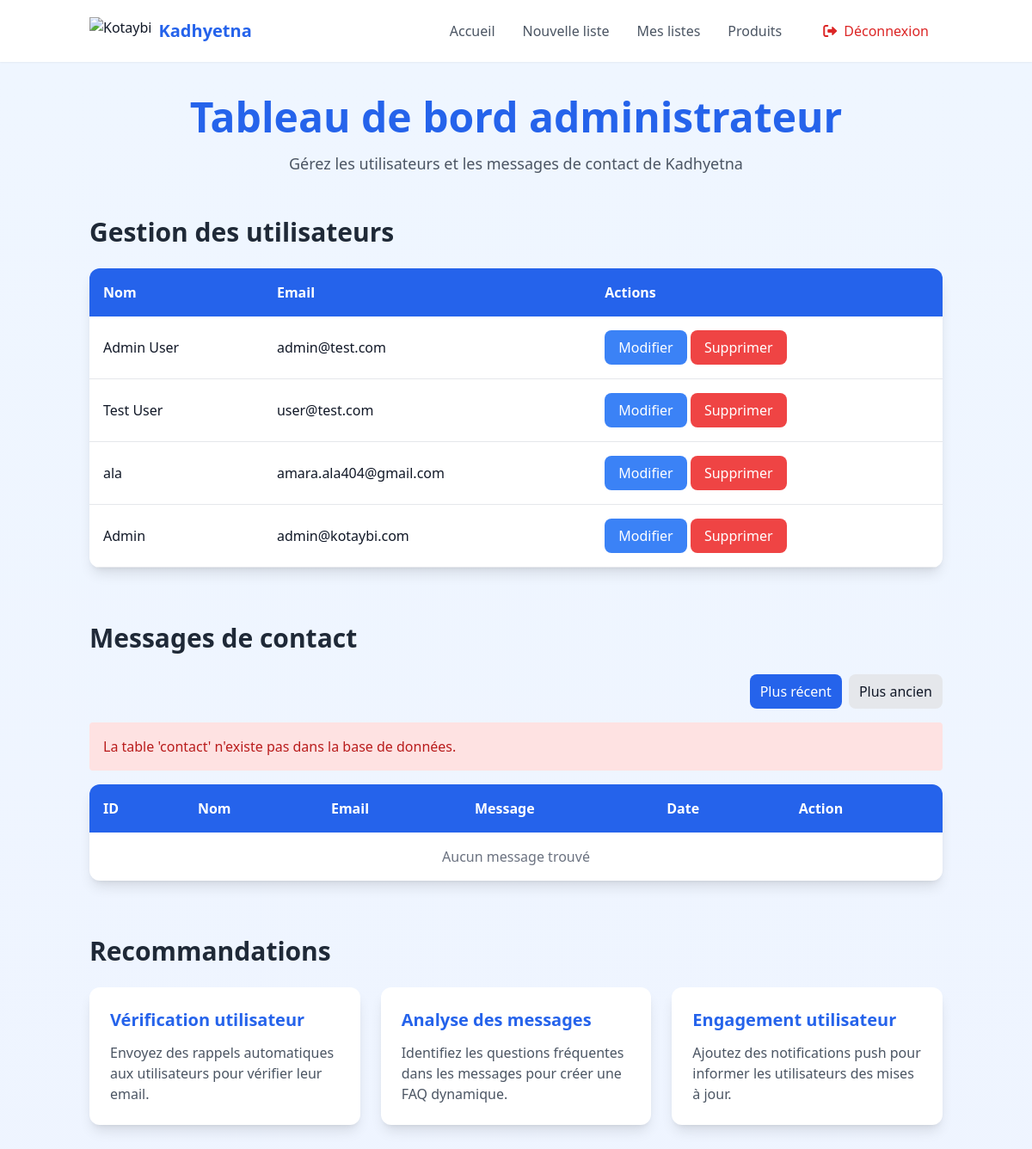
/dashboard.php (signed in), run on the app's committed database.
### tables this page shows
CREATE TABLE IF NOT EXISTS `utilisateurs` (
  `id_user` int(11) NOT NULL AUTO_INCREMENT,
  `nom` varchar(100) NOT NULL,
  `email` varchar(255) NOT NULL,
  `mot_de_passe` varchar(255) NOT NULL,
  `role` enum('admin','user') NOT NULL DEFAULT 'user',
  `date_creation` timestamp NOT NULL DEFAULT CURRENT_TIMESTAMP,
  PRIMARY KEY (`id_user`),
  UNIQUE KEY `email` (`email`)
);

### dashboard.php (the view, shortened to what this page needs)
<?php
include 'includes/config.php';
include 'includes/header.php';
$stmt = $pdo->query("SELECT id_user, nom, email FROM utilisateurs ORDER BY id_user DESC");
$users = $stmt->fetchAll(PDO::FETCH_ASSOC);
?>
<main class="min-h-screen bg-gradient-to-b from-blue-50 to-indigo-50 py-10">
    <div class="container mx-auto px-4">
        <div class="mb-12 text-center">
            <h1 class="text-4xl md:text-5xl font-bold text-blue-600 animate-fadeIn">
                Tableau de bord administrateur
            </h1>
            <p class="mt-4 text-lg text-gray-600">
                Gérez les utilisateurs et les messages de contact de Kadhyetna
            </p>
        </div>
        <section class="mb-16">
            <h2 class="mb-6 text-3xl font-bold text-gray-800">Gestion des utilisateurs</h2>
            <div class="overflow-x-auto bg-white rounded-xl shadow-lg">
                <table class="w-full text-left">
                    <thead class="bg-blue-600 text-white">
                        <tr>
                            <th class="p-4">Nom</th>
                            <th class="p-4">Email</th>
                            <th class="p-4">Actions</th>
                        </tr>
                    </thead>
                    <tbody>
                        <?php foreach ($users as $user): ?>
                            <tr class="border-b hover:bg-gray-50 transition duration-200">
                                <td class="p-4"><?php echo htmlspecialchars($user['nom'], ENT_QUOTES, 'UTF-8'); ?></td>
                                <td class="p-4"><?php echo htmlspecialchars($user['email'], ENT_QUOTES, 'UTF-8'); ?></td>
                                <td class="p-4">
                                    <a href="edit_user.php?id=<?php echo $user['id_user']; ?>" class="inline-block px-4 py-2 text-white bg-blue-500 hover:bg-blue-600 rounded-lg transition transform hover:scale-105">Modifier</a>
                                    <a href="admin_dashboard.php?delete_user=<?php echo $user['id_user']; ?>" onclick="return confirm('Voulez-vous vraiment supprimer cet utilisateur ?');" class="inline-block px-4 py-2 text-white bg-red-500 hover:bg-red-600 rounded-lg transition transform hover:scale-105">Supprimer</a>
                                </td>
                            </tr>
                        <?php endforeach; ?>
                    </tbody>
                </table>
            </div>
        </section>
      <?php include 'aff_contact.php'; ?>
        <section class="mb-16">
            <h2 class="mb-6 text-3xl font-bold text-gray-800">Recommandations</h2>
            <div class="grid grid-cols-1 md:grid-cols-2 lg:grid-cols-3 gap-6">
                <div class="p-6 bg-white rounded-xl shadow-lg transform transition duration-500 hover:scale-105 wow fadeInUp" data-wow-delay=".1s">
                    <h3 class="mb-3 text-xl font-bold text-blue-600">Vérification utilisateur</h3>
                    <p class="text-gray-600">
                        Envoyez des rappels automatiques aux utilisateurs pour vérifier leur email.
                    </p>
                </div>
                <div class="p-6 bg-white rounded-xl shadow-lg transform transition duration-500 hover:scale-105 wow fadeInUp" data-wow-delay=".2s">
                    <h3 class="mb-3 text-xl font-bold text-blue-600">Analyse des messages</h3>
                    <p class="text-gray-600">
                        Identifiez les questions fréquentes dans les messages pour créer une FAQ dynamique.
                    </p>
                </div>
                <div class="p-6 bg-white rounded-xl shadow-lg transform transition duration-500 hover:scale-105 wow fadeInUp" data-wow-delay=".3s">
                    <h3 class="mb-3 text-xl font-bold text-blue-600">Engagement utilisateur</h3>
                    <p class="text-gray-600">
                        Ajoutez des notifications push pour informer les utilisateurs des mises à jour.
                    </p>
                </div>
            </div>
        </section>
    </div>
</main>
<?php include 'includes/footer.php'; ?>

### includes/header.php (shortened to what this page needs)
<?php
$current_page = basename($_SERVER['PHP_SELF']);
?>
<!DOCTYPE html>
<html lang="fr" class="scroll-smooth">
<head>
    <script src="https://cdn.tailwindcss.com"></script>
    <link rel="stylesheet" href="https://cdnjs.cloudflare.com/ajax/libs/font-awesome/6.0.0/css/all.min.css">
    <link href="../assets/css/style.css" rel="stylesheet">
    <link rel="stylesheet" href="https://cdnjs.cloudflare.com/ajax/libs/animate.css/4.1.1/animate.min.css"/>
</head>
<body class="font-sans antialiased text-gray-900">
    <header class="bg-white shadow-sm sticky top-0 z-50">
        <div class="container mx-auto px-4 py-4">
            <div class="flex justify-between items-center">
                <a href="<?php echo isset($_SESSION['user_id']) ? 'user_dashboard.php' : 'index.php'; ?>" class="flex items-center">
                    <img src="assets/images/logo.png" alt="Kotaybi" class="h-8">
                    <span class="ml-2 text-xl font-bold text-blue-600">Kadhyetna</span>
                </a>
                <nav class="hidden md:flex items-center space-x-8">
                    <?php if (isset($_SESSION['user_id'])): ?>
                        <a href="user_dashboard.php" class="<?= $current_page === 'user_dashboard.php' ? 'text-blue-600 font-medium' : 'text-gray-600 hover:text-blue-600' ?> transition duration-200">Accueil</a>
                        <a href="add_course.php" class="<?= $current_page === 'add_course.php' ? 'text-blue-600 font-medium' : 'text-gray-600 hover:text-blue-600' ?> transition duration-200">Nouvelle liste</a>
                        <a href="view_lists.php" class="<?= $current_page === 'view_lists.php' ? 'text-blue-600 font-medium' : 'text-gray-600 hover:text-blue-600' ?> transition duration-200">Mes listes</a>
                        <a href="products.php" class="<?= $current_page === 'products.php' ? 'text-blue-600 font-medium' : 'text-gray-600 hover:text-blue-600' ?> transition duration-200">Produits</a>
                        <div class="flex items-center space-x-4 ml-6">
                            <a href="logout.php" class="px-4 py-2 text-red-600 hover:bg-red-50 rounded-lg transition duration-200 flex items-center">
                                <i class="fas fa-sign-out-alt mr-2"></i> Déconnexion
                            </a>
                        </div>
                    <?php endif; ?>
                </nav>
            </div>
        </div>
    </header>

### aff_contact.php (shortened to what this page needs)
<?php
require_once 'includes/config.php';
$pdo->setAttribute(PDO::ATTR_ERRMODE, PDO::ERRMODE_EXCEPTION);
$pdo->exec('SET NAMES utf8');
$sort = isset($_GET['sort']) && in_array($_GET['sort'], array('asc', 'desc')) ? $_GET['sort'] : 'desc';
$page = isset($_GET['page']) ? max(1, (int)$_GET['page']) : 1;
$perPage = 10;
$offset = ($page - 1) * $perPage;
$messages = array();
try {
    $tableCheck = $pdo->query("SHOW TABLES LIKE 'contact'");
    if ($tableCheck->rowCount() > 0) {
        $stmt = $pdo->prepare("SELECT * FROM contact_messages ORDER BY created_at " . ($sort === 'asc' ? 'ASC' : 'DESC') . " LIMIT ? OFFSET ?");
        $stmt->bindValue(1, (int)$perPage, PDO::PARAM_INT);
        $stmt->bindValue(2, (int)$offset, PDO::PARAM_INT);
        $stmt->execute();
        $messages = $stmt->fetchAll(PDO::FETCH_ASSOC);
        $totalStmt = $pdo->query("SELECT COUNT(*) FROM contact_messages");
        $totalMessages = $totalStmt->fetchColumn();
        $totalPages = ceil($totalMessages / $perPage);
    } else {
        $error = "La table 'contact' n'existe pas dans la base de données.";
    }
} catch (PDOException $e) {
    $error = "Erreur de base de données : " . $e->getMessage();
}
?>
<section class="mb-16">
    <h2 class="mb-6 text-3xl font-bold text-gray-800">Messages de contact</h2>
    <div class="mb-4 flex justify-end">
        <a href="?sort=desc" class="px-3 py-2 <?php echo $sort === 'desc' ? 'bg-blue-600 text-white' : 'bg-gray-200 hover:bg-gray-300'; ?> rounded-lg mr-2">Plus récent</a>
        <a href="?sort=asc" class="px-3 py-2 <?php echo $sort === 'asc' ? 'bg-blue-600 text-white' : 'bg-gray-200 hover:bg-gray-300'; ?> rounded-lg">Plus ancien</a>
    </div>
    <?php if (isset($error)): ?>
        <div class="mb-4 p-4 bg-red-100 text-red-700 rounded"><?php echo htmlspecialchars($error, ENT_QUOTES, 'UTF-8'); ?></div>
    <?php endif; ?>
    <div class="overflow-x-auto bg-white rounded-xl shadow-lg">
        <table class="w-full text-left">
            <thead class="bg-blue-600 text-white">
                <tr>
                    <th class="p-4">ID</th>
                    <th class="p-4">Nom</th>
                    <th class="p-4">Email</th>
                    <th class="p-4">Message</th>
                    <th class="p-4">Date</th>
                    <th class="p-4">Action</th>
                </tr>
            </thead>
            <tbody>
                <?php if (!empty($messages)): ?>
                    <?php foreach ($messages as $message): ?>
                        <tr class="border-b hover:bg-gray-50 transition duration-200">
                            <td class="p-4"><?php echo htmlspecialchars($message['id'], ENT_QUOTES, 'UTF-8'); ?></td>
                            <td class="p-4"><?php echo htmlspecialchars($message['name'], ENT_QUOTES, 'UTF-8'); ?></td>
                            <td class="p-4"><?php echo htmlspecialchars($message['email'], ENT_QUOTES, 'UTF-8'); ?></td>
                            <td class="p-4" title="<?php echo htmlspecialchars($message['message'], ENT_QUOTES, 'UTF-8'); ?>">
                                <?php echo htmlspecialchars(substr($message['message'], 0, 50), ENT_QUOTES, 'UTF-8'); ?>
                                <?php echo strlen($message['message']) > 50 ? '...' : ''; ?>
                            </td>
                            <td class="p-4"><?php echo date('d/m/Y H:i', strtotime($message['created_at'])); ?></td>
                            <td class="p-4">
                                <form method="POST" action="" onsubmit="return confirm('Voulez-vous vraiment supprimer ce message ?');">
                                    <input type="hidden" name="delete_message" value="<?php echo $message['id']; ?>">
                                    <input type="hidden" name="csrf_token" value="<?php echo $_SESSION['csrf_token']; ?>">
                                    <button type="submit" class="inline-block px-4 py-2 text-white bg-red-500 hover:bg-red-600 rounded-lg transition transform hover:scale-105">
                                        Supprimer
                                    </button>
                                </form>
                            </td>
                        </tr>
                    <?php endforeach; ?>
                <?php else: ?>
                    <tr>
                        <td colspan="6" class="p-4 text-center text-gray-500">Aucun message trouvé</td>
                    </tr>
                <?php endif; ?>
            </tbody>
        </table>
    </div>
</section>

### includes/footer.php (shortened to what this page needs)
</body>
</html>

### assets/css/style.css (style rules this page uses)
.animate-fadeIn { animation: fadeIn 1s ease-out forwards; }
.wow { visibility: hidden; }
.animate-fadeIn { animation: fadeIn 1s ease-in; }
table { border-collapse: collapse; width: 100%; }
table th, table td { padding: 1rem; }
table thead { background-color: #2563eb; color: white; }

### data on the page
utilisateurs: nom "Admin User", email "admin@test.com"
utilisateurs: nom "Test User", email "user@test.com"
utilisateurs: nom "ala", email "amara.ala404@gmail.com"
utilisateurs: nom "Admin", email "admin@kotaybi.com"

### other printed values
$error "La table 'contact' n'existe pas dans la base de données."
